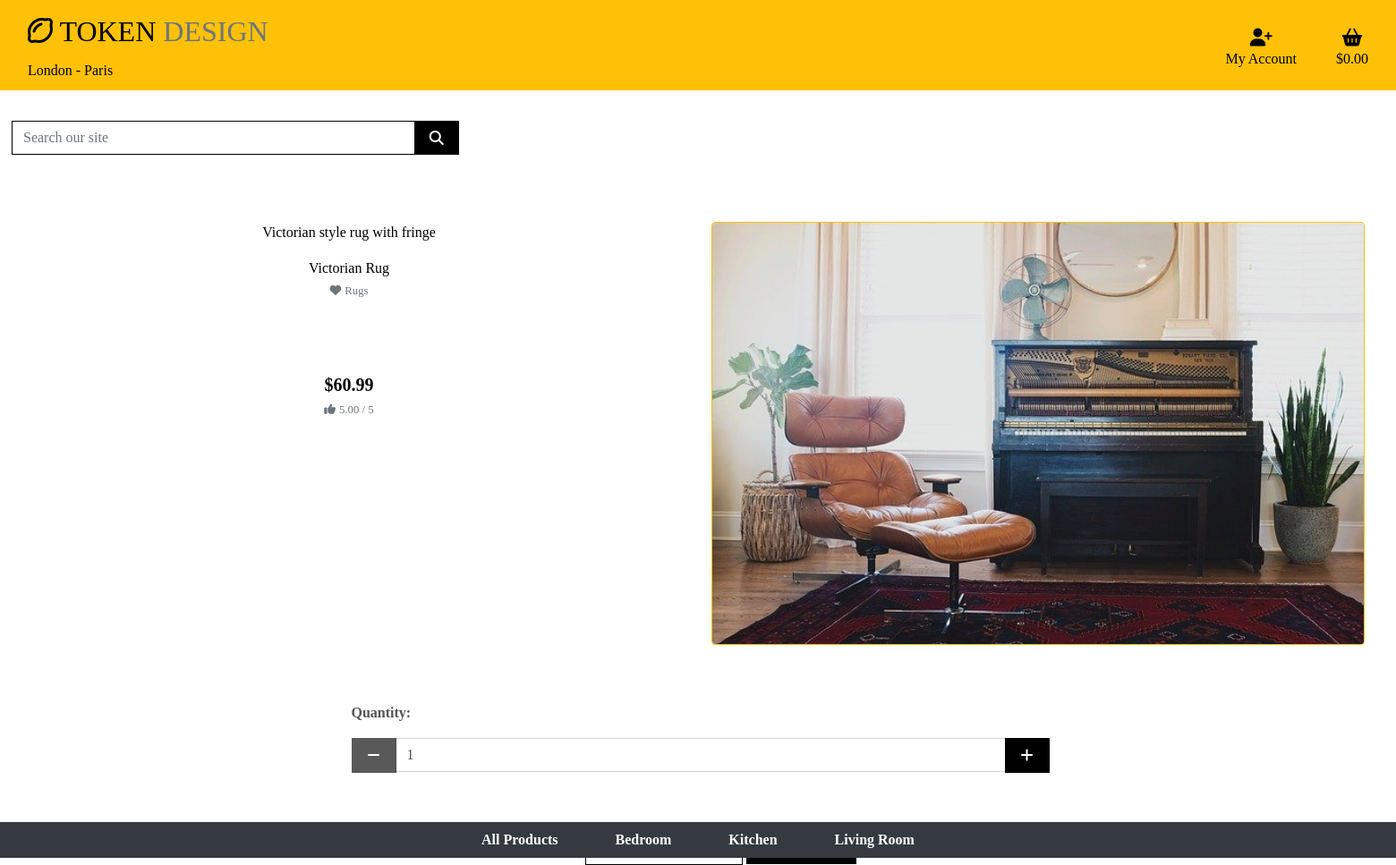
The app's page /products/2 with its own data.
### products/models.py (models this page shows, shortened)
class Product(models.Model):
    category = models.ForeignKey('Category', null=True, blank=True, on_delete=models.SET_NULL)
    sku = models.CharField(max_length=254, null=True, blank=True)
    name = models.CharField(max_length=254)
    description = models.TextField()
    price = models.DecimalField(max_digits=6, decimal_places=2)
    rating = models.DecimalField(max_digits=6, decimal_places=2, null=True, blank=True)
    image_url = models.URLField(max_length=1024, null=True, blank=True)
    image = models.ImageField(null=True, blank=True)

class Category(models.Model):
    class Meta:
        verbose_name_plural = 'Categories'
    name = models.CharField(max_length=254)
    friendly_name = models.CharField(max_length=254, null=True, blank=True)

### products/views.py (the view)
# urls.py: path('<product_id>', views.product_info, name='product_info')
def product_info(request, product_id):
    product = get_object_or_404(Product, pk=product_id)
    context = {
        'product': product,
    }
    return render(request, 'products/product_info.html', context)

### shopping_cart/contexts.py (called while the page is built, shortened)
def cart_contents(request):
    cart_items = []
    total = 0
    product_count = 0
    shopping_cart = request.session.get('shopping_cart', {})
    if total < settings.FREE_DELIVERY_POINT:
        delivery = total * Decimal(settings.STANDARD_DELIVERY_PERCENTAGE / 100)
        free_delivery_delta = settings.FREE_DELIVERY_POINT - total
    else:
        delivery = 0
        free_delivery_delta = 0
    grand_total = delivery + total
    context = {
        'cart_items': cart_items,
        'total': total,
        'product_count': product_count,
        'delivery': delivery,
        'free_delivery_delta': free_delivery_delta,
        'free_delivery_point': settings.FREE_DELIVERY_POINT,
        'grand_total': grand_total,
    }
    return context

### products/templates/products/product_info.html (shortened to what this page needs)
{% extends "base.html" %}
{% load static %}
{% block content %}
    <div class="cover"></div>
    <div class="container-fluid page-top">
        <div class="row">
            <div class="col-12 col-md-6 col-lg-6 col-xl-6">
                <div class="product-info mb-5 mt-md-5 text-black">
                     <p class="mt-3">{{ product.description }}</p>
                    <p class="mb-0">{{ product.name }}</p>
                    {% if product.category %}
                    <p class="small mt-1 mb-0">
                        <a class="text-muted" href="{% url 'products' %}?category={{ product.category.name }}">
                            <i class="fa fa-heart mr-1"></i>{{ product.category.friendly_name }}
                        </a>
                    </p>
                    {% endif %}
                    {% if product.rating %}
                   <div class="product-info"><p class="lead mb-0 font-weight-bold product-info">${{ product.price }}</p></div>
                        <small class="text-muted"><i class="fa fa-thumbs-up mr-1"></i>{{ product.rating }} / 5</small>
                    {% else %}
                        <small class="text-muted">No Rating</small>
                    {% endif %}
                </div>
            </div>
            <div class="col-12 col-md-6 col-lg-4 col-xl-6">
                <div class="image-for-info my-5">
                    {% if product.image %}
                        <a href="{{ product.image.url }}" target="_blank">
                            <img class="card-img-top img-fluid border border-warning rounded" src="{{ product.image.url }}" alt="{{ product.name }}">
                        </a>
                        {% else %}
                        <a href="">
                            <img class="card-img-top img-fluid" src="{{ MEDIA_URL }}noimage.png" alt="{{ product.name }}">
                        </a>
                    {% endif %}
                </div>
            </div>
            </div>
    </div>
    <form class="form" action="{% url 'add_to_cart' product.id %}" method="POST">
        <div class="form-row">
            <div class="col-12 offset-3">
                <p class="mt-3"><strong>Quantity:</strong></p>
                <div class="form-group w-50">
                    <div class="input-group">
                        <div class="input-group-prepend">
                            <button class="decrement-qty btn btn-black rounded-0"
                                data-item_id="{{ item.item_id }}" id="decrement-qty_{{ item.item_id }}">
                                <span class="icon">
                                    <i class="fas fa-minus"></i>
                                </span>
                            </button>
                        </div>
                        <input class="form-control qty_input" type="number" name="quantity" value="1" min="1" max="99" data-item_id="{{ item.item_id }}" id="id_qty_{{ item.item_id }}">
                        <div class="input-group-append">
                            <button class="increment-qty btn btn-black rounded-0"
                                data-item_id="{{ item.item_id }}" id="increment-qty_{{ item.item_id }}">
                                <span class="icon">
                                    <i class="fas fa-plus"></i>
                                </span>
                            </button>
                        </div>
                    </div>
                </div>
            </div>
            <div class="col-12 offset-5">
                <a href="{% url 'products' %}" class="btn btn-outline-black rounded-0 mt-5">
                    <span class="icon">
                    </span>
                    <span class="text-uppercase">Keep Shopping</span>
                </a>
            </div>
        </div>
    </form>
{% endblock %}

### static/css/base.css (style rules this page uses)
html { height: 100%; }
body { background: url('/media/homepage_pic.jpg') no-repeat center center fixed; background-size: cover; height: calc(100vh - 164px); color: #555; font-family: 'Bellota'; }
.icon { align-items: center; display: inline-flex; justify-content: center; height: 1.5rem; width: 1.5rem; }
.text-black { color: #000 !important; }
.cover { height: 100%; width: 100%; top: 0; left: 0; position: fixed; background: white; z-index: -1; }
.product-info { text-align: center; margin-top: 80px; }
.page-top { padding-top: 200px; }
.btn-black { background: black; color: white; }
.btn-outline-black { background: white; color: black !important; border: 1px solid black; }
.image-for-info { padding-right: 20px; }

### records on screen
Product: description "Victorian style rug with fringe", name "Victorian Rug", category.friendly_name "Rugs", price "60.99", rating "5.00", image (picture)
